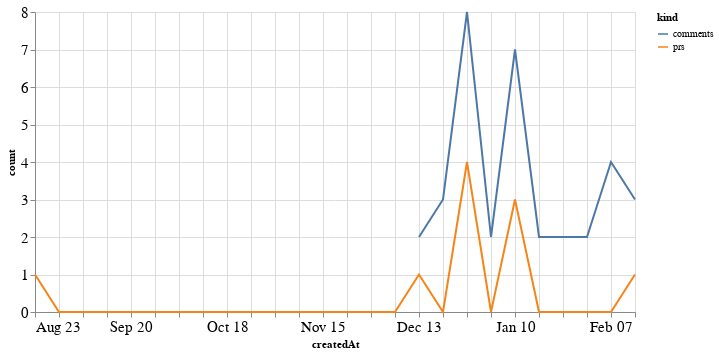

Here is the notebook cell this chart was saved with:
### Code cell
alt.Chart(total_time, width=600).mark_line().encode(
    x='createdAt',
    y='count',
    color='kind'
)

### Figure 1 — Vega-Lite specification as saved in the notebook (floating-point values rounded to 4 significant figures)
{"config": {"axisLeft": {"labelFontSize": 15}, "axisBottom": {"labelFontSize": 15}}, "data": {"name": "data-4c5cc32d8db78cccb88e486edc4d710b"}, "mark": "line", "encoding": {"color": {"type": "nominal", "field": "kind"}, "x": {"type": "temporal", "field": "createdAt"}, "y": {"type": "quantitative", "field": "count"}}, "width": 600, "$schema": "https://vega.github.io/schema/vega-lite/v4.8.1.json", "datasets": {"data-4c5cc32d8db78cccb88e486edc4d710b": [{"createdAt": "2020-08-23T00:00:00", "kind": "prs", "count": 1.0}, {"createdAt": "2020-08-30T00:00:00", "kind": "prs", "count": 0.0}, {"createdAt": "2020-09-06T00:00:00", "kind": "prs", "count": 0.0}, {"createdAt": "2020-09-13T00:00:00", "kind": "prs", "count": 0.0}, {"createdAt": "2020-09-20T00:00:00", "kind": "prs", "count": 0.0}, {"createdAt": "2020-09-27T00:00:00", "kind": "prs", "count": 0.0}, {"createdAt": "2020-10-04T00:00:00", "kind": "prs", "count": 0.0}, {"createdAt": "2020-10-11T00:00:00", "kind": "prs", "count": 0.0}, {"createdAt": "2020-10-18T00:00:00", "kind": "prs", "count": 0.0}, {"createdAt": "2020-10-25T00:00:00", "kind": "prs", "count": 0.0}, {"createdAt": "2020-11-01T00:00:00", "kind": "prs", "count": 0.0}, {"createdAt": "2020-11-08T00:00:00", "kind": "prs", "count": 0.0}, {"createdAt": "2020-11-15T00:00:00", "kind": "prs", "count": 0.0}, {"createdAt": "2020-11-22T00:00:00", "kind": "prs", "count": 0.0}, {"createdAt": "2020-11-29T00:00:00", "kind": "prs", "count": 0.0}, {"createdAt": "2020-12-06T00:00:00", "kind": "prs", "count": 0.0}, {"createdAt": "2020-12-13T00:00:00", "kind": "prs", "count": 1.0}, {"createdAt": "2020-12-20T00:00:00", "kind": "prs", "count": 0.0}, {"createdAt": "2020-12-27T00:00:00", "kind": "prs", "count": 4.0}, {"createdAt": "2021-01-03T00:00:00", "kind": "prs", "count": 0.0}, {"createdAt": "2021-01-10T00:00:00", "kind": "prs", "count": 3.0}, {"createdAt": "2021-01-17T00:00:00", "kind": "prs", "count": 0.0}, {"createdAt": "2021-01-24T00:00:00", "kind": "prs", "count": 0.0}, {"createdAt": "2021-01-31T00:00:00", "kind": "prs", "count": 0.0}, {"createdAt": "2021-02-07T00:00:00", "kind": "prs", "count": 0.0}, {"createdAt": "2021-02-14T00:00:00", "kind": "prs", "count": 1.0}, {"createdAt": "2020-08-23T00:00:00", "kind": "comments", "count": null}, {"createdAt": "2020-08-30T00:00:00", "kind": "comments", "count": null}, {"createdAt": "2020-09-06T00:00:00", "kind": "comments", "count": null}, {"createdAt": "2020-09-13T00:00:00", "kind": "comments", "count": null}, {"createdAt": "2020-09-20T00:00:00", "kind": "comments", "count": null}, {"createdAt": "2020-09-27T00:00:00", "kind": "comments", "count": null}, {"createdAt": "2020-10-04T00:00:00", "kind": "comments", "count": null}, {"createdAt": "2020-10-11T00:00:00", "kind": "comments", "count": null}, {"createdAt": "2020-10-18T00:00:00", "kind": "comments", "count": null}, {"createdAt": "2020-10-25T00:00:00", "kind": "comments", "count": null}, {"createdAt": "2020-11-01T00:00:00", "kind": "comments", "count": null}, {"createdAt": "2020-11-08T00:00:00", "kind": "comments", "count": null}, {"createdAt": "2020-11-15T00:00:00", "kind": "comments", "count": null}, {"createdAt": "2020-11-22T00:00:00", "kind": "comments", "count": null}, {"createdAt": "2020-11-29T00:00:00", "kind": "comments", "count": null}, {"createdAt": "2020-12-06T00:00:00", "kind": "comments", "count": null}, {"createdAt": "2020-12-13T00:00:00", "kind": "comments", "count": 2.0}, {"createdAt": "2020-12-20T00:00:00", "kind": "comments", "count": 3.0}, {"createdAt": "2020-12-27T00:00:00", "kind": "comments", "count": 8.0}, {"createdAt": "2021-01-03T00:00:00", "kind": "comments", "count": 2.0}, {"createdAt": "2021-01-10T00:00:00", "kind": "comments", "count": 7.0}, {"createdAt": "2021-01-17T00:00:00", "kind": "comments", "count": 2.0}, {"createdAt": "2021-01-24T00:00:00", "kind": "comments", "count": 2.0}, {"createdAt": "2021-01-31T00:00:00", "kind": "comments", "count": 2.0}, {"createdAt": "2021-02-07T00:00:00", "kind": "comments", "count": 4.0}, {"createdAt": "2021-02-14T00:00:00", "kind": "comments", "count": 3.0}]}}
